Frame 1 (no input): blank canvas, image omitted
Frame 60 (no input): blank canvas, image omitted
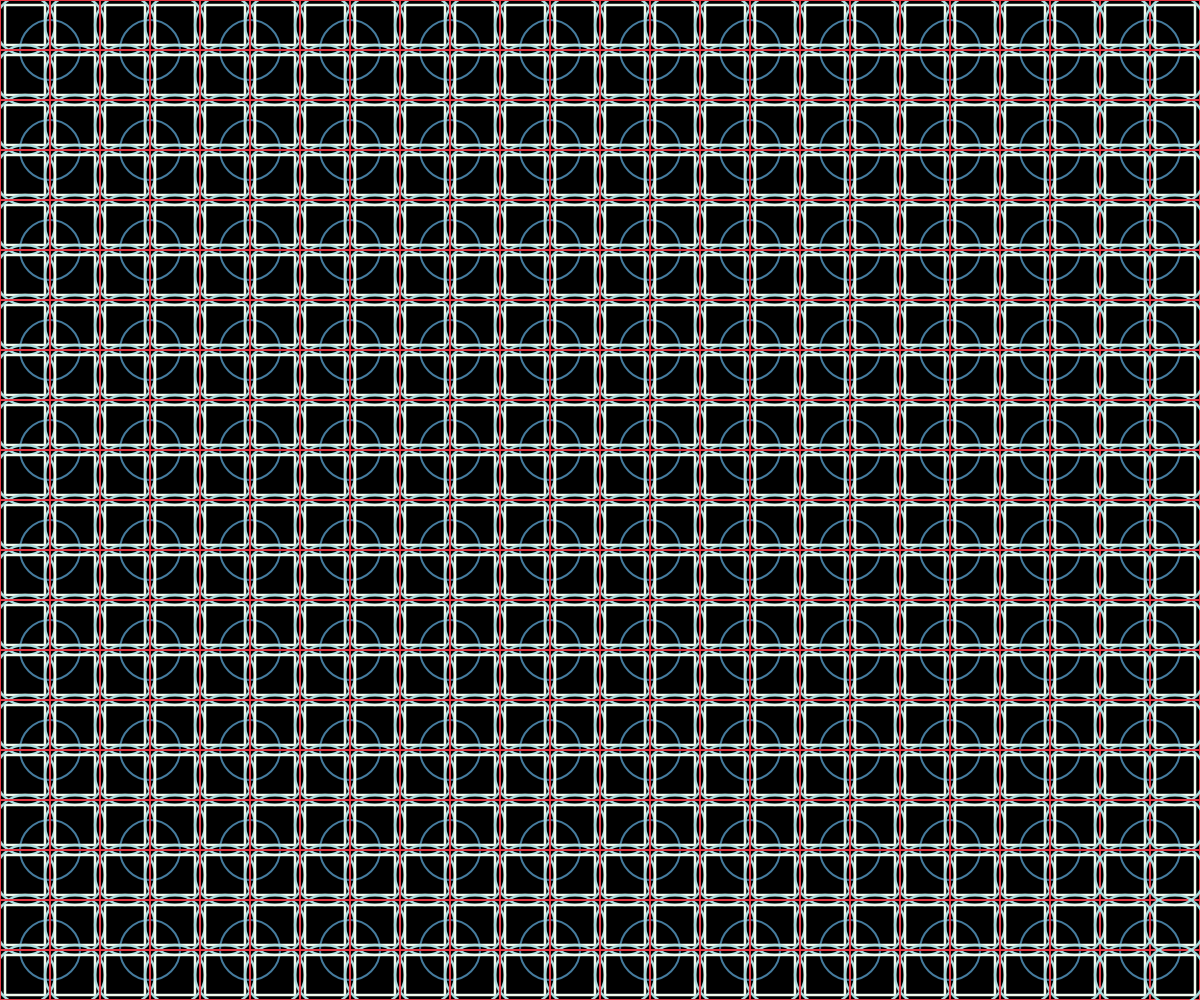
Frame 120 (the mouse pressed at the canvas centre since frame 60)

The p5.js sketch whose frames 1 and 60 were blank and that drew this single picture after the mouse press (run headless with seeded random() and noise() and a simulated clock; from frame 60 on, the mouse is pressed at the canvas centre):

// p5.js sketch
// ── sketch.js
function setup() {
  createCanvas(windowWidth, windowHeight);
  background(0)
}

function draw() {
	background(0)
  noFill()
	var w =mouseX/10
	for(var i=0;i<width/50;i++)
	 for(var j=0;j<height/50;j++)
	{
  ellipse(50+100*i,50+100*j,w)
  stroke("#e63946")
   strokeWeight(2)
     rect(25+50*i,25+50*j,mouseY/2)
   stroke("#f1faee")	
   strokeWeight(2.5)
	   rect(25+50*i,25+50*j,mouseX/15)
   stroke("#a8dadc")	
   strokeWeight(2.5)
	   rectMode(CENTER)
     ellipse(25+50*i,25+50*j,w)
   stroke("#457b9d")
   strokeWeight(2)	
  
	}
}
